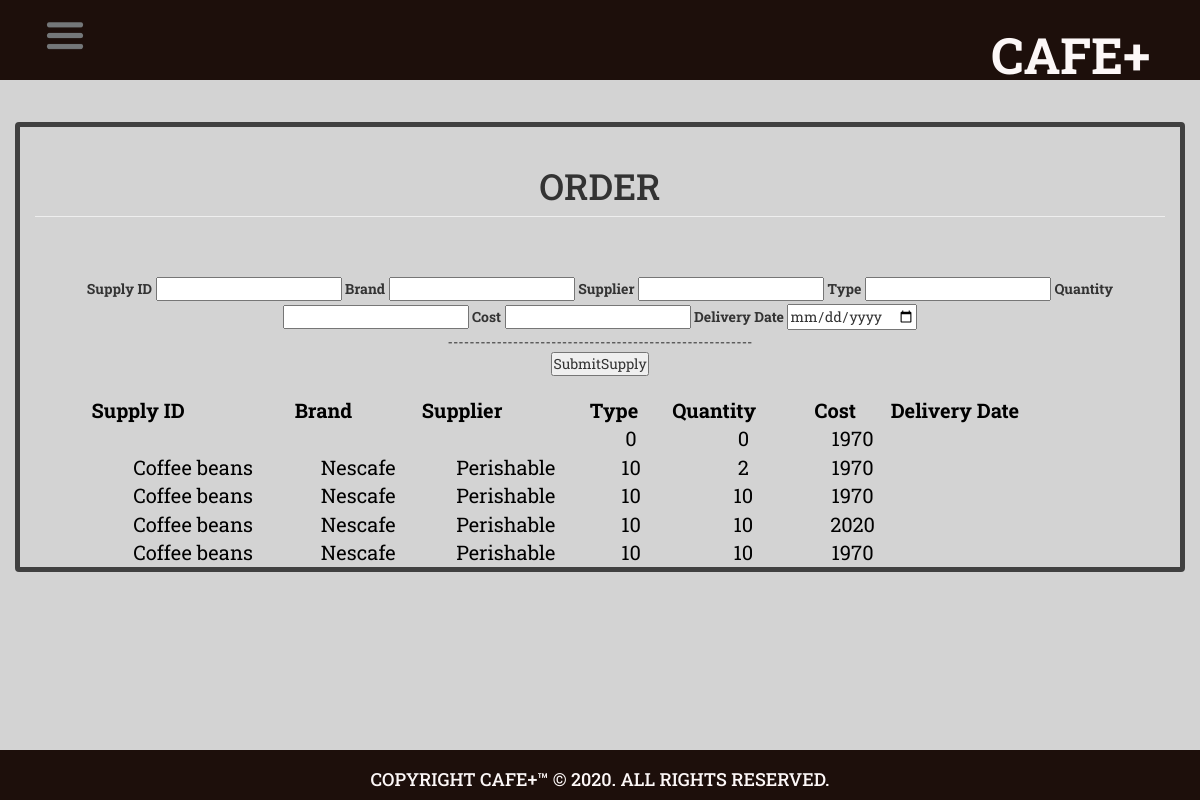
The page /supplies.php on the database its author committed.
### tables this page shows
CREATE TABLE `supplies` (
  `supply_id` int(50) NOT NULL,
  `brand` varchar(50) NOT NULL,
  `supplier` varchar(50) NOT NULL,
  `type` varchar(50) NOT NULL,
  `quantity` int(20) NOT NULL,
  `cost` int(20) NOT NULL,
  `delivery_date` int(50) NOT NULL
);

### supplies.php (the view, shortened to what this page needs)
<?php include('header.php'); ?>
<body>
<?php include('navbar.php'); ?>
<div class="container">
<h1 class="page-header text-center">ORDER</h1>
      <div>
        <br>
        <br>
      <center>
      <form class="border border-success " action='supply.php' method='POST'>
         <label>Supply ID </label>
         <input type='text' name='supply_id'/>
         <label>Brand</label>
          <input type='text' name='brand'>
          <label>Supplier</label>
          <input type='text' name='supplier'/>
          <label>Type</label>
          <input type='text' name='type'/>
          <label>Quantity</label>
          <input type='text' name='quantity'/>
          <label>Cost</label>
          <input type='text' name='cost'/>
          <label>Delivery Date</label>
          <input type='date' name='delivery_date'/><br>
          --------------------------------------------------------<br>
          <input type='submit' name='submit' value='SubmitSupply'><br><br>
      </form>
    <table>
            <center>
          <tr>
            <th>Supply ID</th>
            <th>Brand</th>
            <th>Supplier</th>
            <th>Type</th>
            <th>Quantity</th>
            <th>Cost</th>
            <th>Delivery Date</th>
          </tr>
            </center>
        <?php
          $conn= new mysqli('localhost','root','');
          $result = $conn->query("SELECT supply_id, brand, supplier, type, quantity, cost, delivery_date from supplies;");
          if ($result-> num_rows  > 0 ){
            while($row = $result-> fetch_assoc()){
              echo "<tr><td". $row["supply_id"]."</td><td>".$row["brand"]."</td><td>".$row["supplier"]."</td><td>".$row["type"]."</td><td>".$row["quantity"]."</td><td>".$row["cost"]."</td><td>".$row["delivery_date"]."</td></tr>";
            }
            echo "</table>";
          }
          else {
            echo "0 result";
          }
         ?>
    </center>
      </div>
    </div>
  <div class="footer">
    <h4>COPYRIGHT CAFE+™ © 2020. ALL RIGHTS RESERVED. </h4>
  </div>
</body>
</html>

### css/index.css (style rules this page uses)
* { font-family: 'Roboto Slab', serif; margin: auto; padding: 0; box-sizing: border-box; }
body { background-color:#FFFFFF; }
.container { display: flex; flex-flow: column nowrap; align-content: flex-start; text-align: center; margin-top: 3em; width: 200%; height:200%; border:#404040 5px solid; border-radius: 4px; overflow: auto; margin-bottom: 3em; }
.footer { height: 50px; width: 100%; background-color: #1D0F0B; color: #FCF7F7; padding-top: 10px; text-align: center; bottom: 0; position: fixed; }

### header.php (style rules this page uses)
table { border-collapse: collapse; width: 90%; color: black; font-family: monospace;; font-size: 20px; text-align: center; }
body { background: #d3d3d3; }

### rows shown on the page
supplies: quantity "0", cost "0", delivery_date "1970"
supplies: brand "Coffee beans", supplier "Nescafe", type "Perishable", quantity "10", cost "2", delivery_date "1970"
supplies: brand "Coffee beans", supplier "Nescafe", type "Perishable", quantity "10", cost "10", delivery_date "1970"
supplies: brand "Coffee beans", supplier "Nescafe", type "Perishable", quantity "10", cost "10", delivery_date "2020"
supplies: brand "Coffee beans", supplier "Nescafe", type "Perishable", quantity "10", cost "10", delivery_date "1970"
